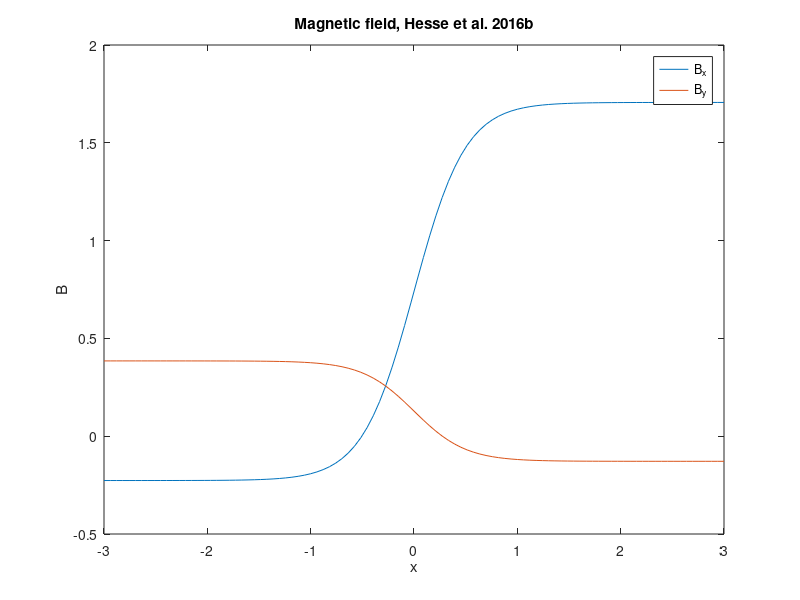

MATLAB code to generate this figure:
% simulations set ups
% Hesse 2016b
alpha = 14.87;
l = 0.5;
Bx = @(z) (0.5 + tanh(z/l))*cosd(alpha) + sind(alpha);
By = @(z) -(0.5 + tanh(z/l))*sind(alpha) + sind(alpha);

z = linspace(-3,3,100);

plot(z,Bx(z),z,By(z))
legend('B_x','B_y')
title('Magnetic field, Hesse et al. 2016b')
xlabel('x')
ylabel('B')
